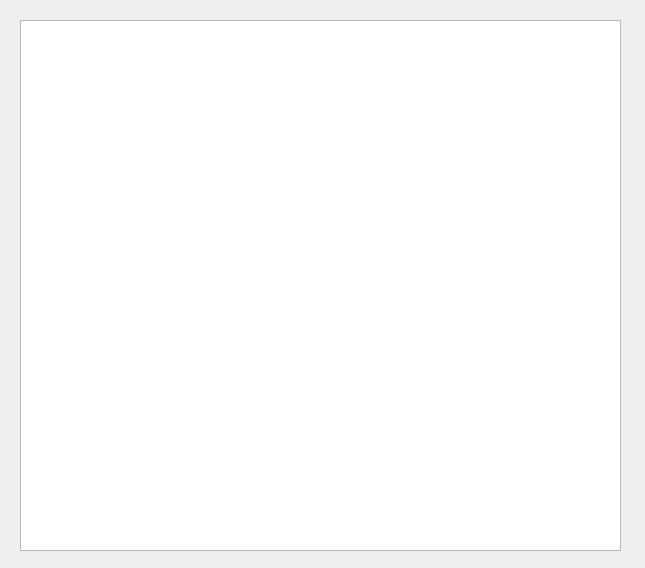
<?xml version="1.0" encoding="UTF-8"?>
<ui version="4.0">
 <class>Form</class>
 <widget class="QWidget" name="Form">
  <property name="geometry">
   <rect>
    <x>0</x>
    <y>0</y>
    <width>645</width>
    <height>568</height>
   </rect>
  </property>
  <property name="windowTitle">
   <string>Form</string>
  </property>
  <widget class="QTableWidget" name="table">
   <property name="geometry">
    <rect>
     <x>20</x>
     <y>20</y>
     <width>601</width>
     <height>531</height>
    </rect>
   </property>
  </widget>
 </widget>
 <resources/>
 <connections/>
</ui>
